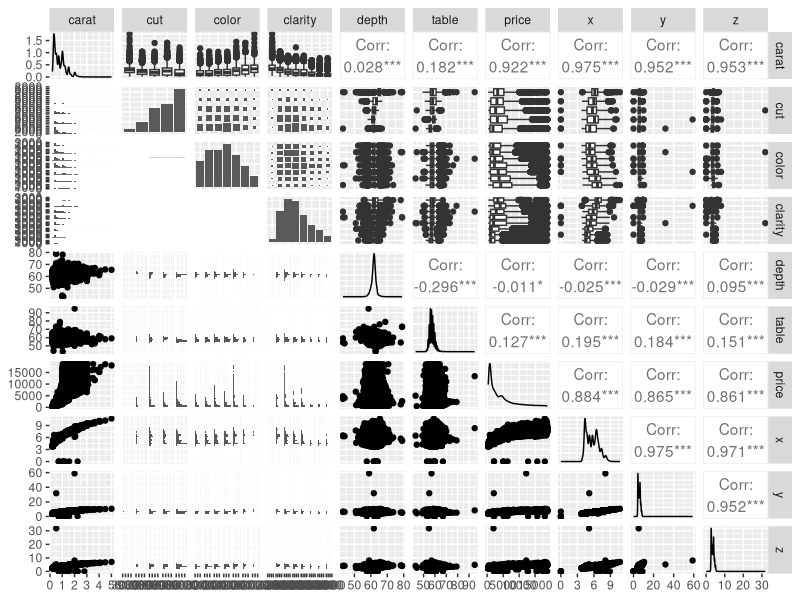
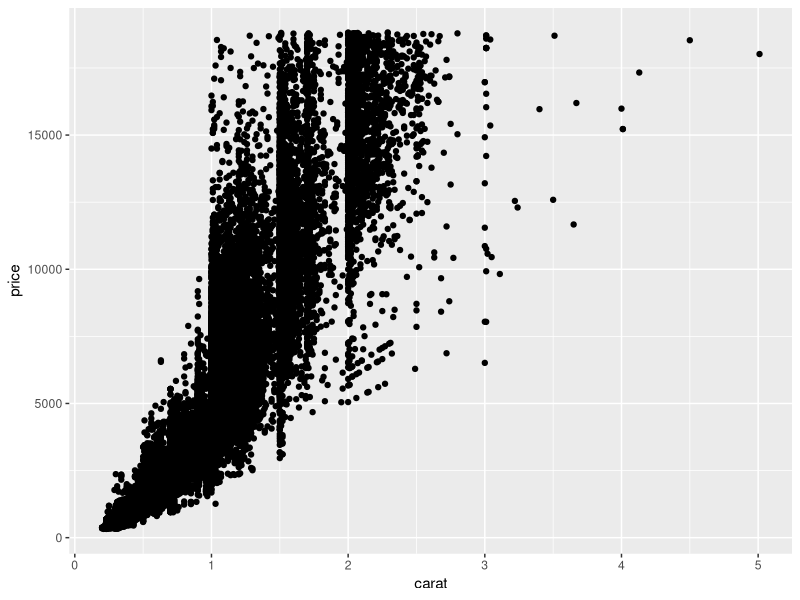
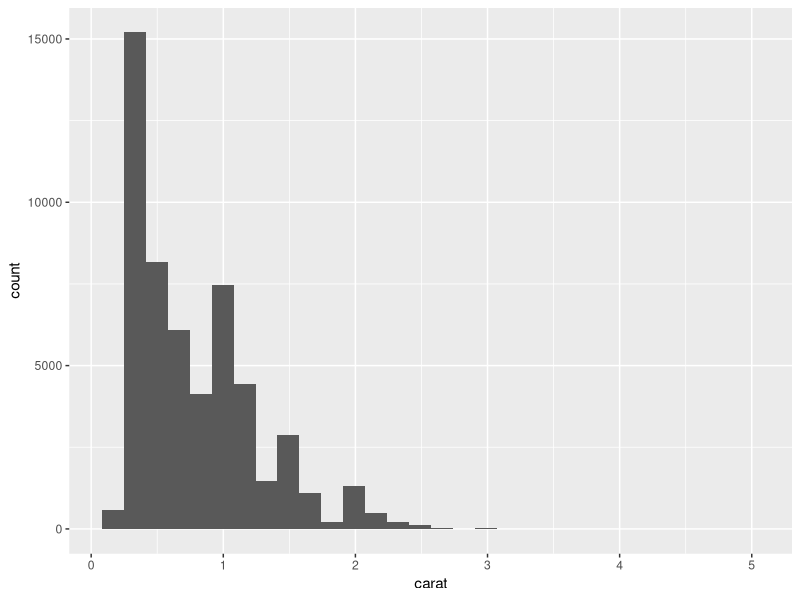
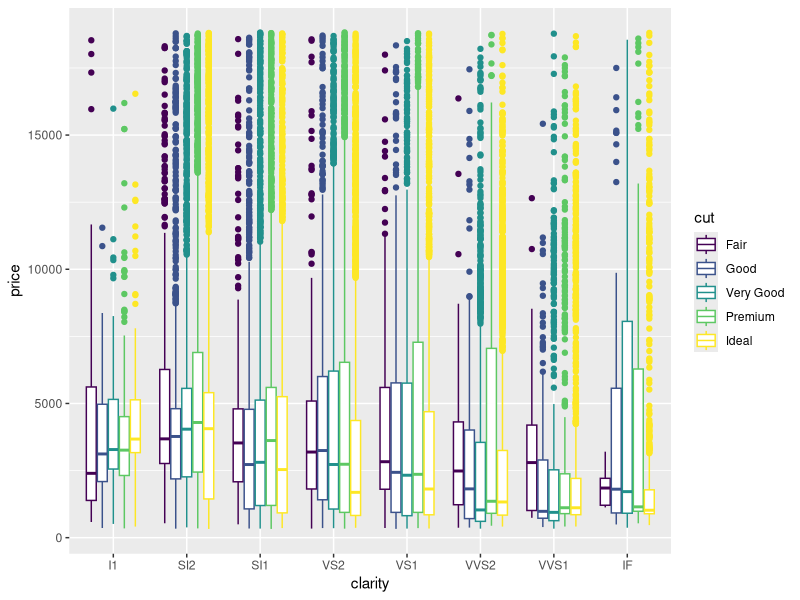

These figures' R source, in order:
## ---- chunk 1
# Add libraries
library(tidyverse)
library(skimr)
library(GGally)

## ---- chunk 2
# View the dataset
# View(diamonds)

# Explore/describe data
names(diamonds)
dim(diamonds)
summary(diamonds)
head(diamonds)
tail(diamonds)
skimr::skim(diamonds)
## ---- chunk 3
# pairs plot
ggpairs(data = diamonds)

# Scatterplot
ggplot(data = diamonds, aes(x = carat, y = price)) +
  geom_point()

# histogram
ggplot(data = diamonds, aes(x = carat)) +
  geom_histogram()

# boxplot
ggplot(data = diamonds, aes(x = clarity, y = price)) +
  geom_boxplot(aes(color = cut))
